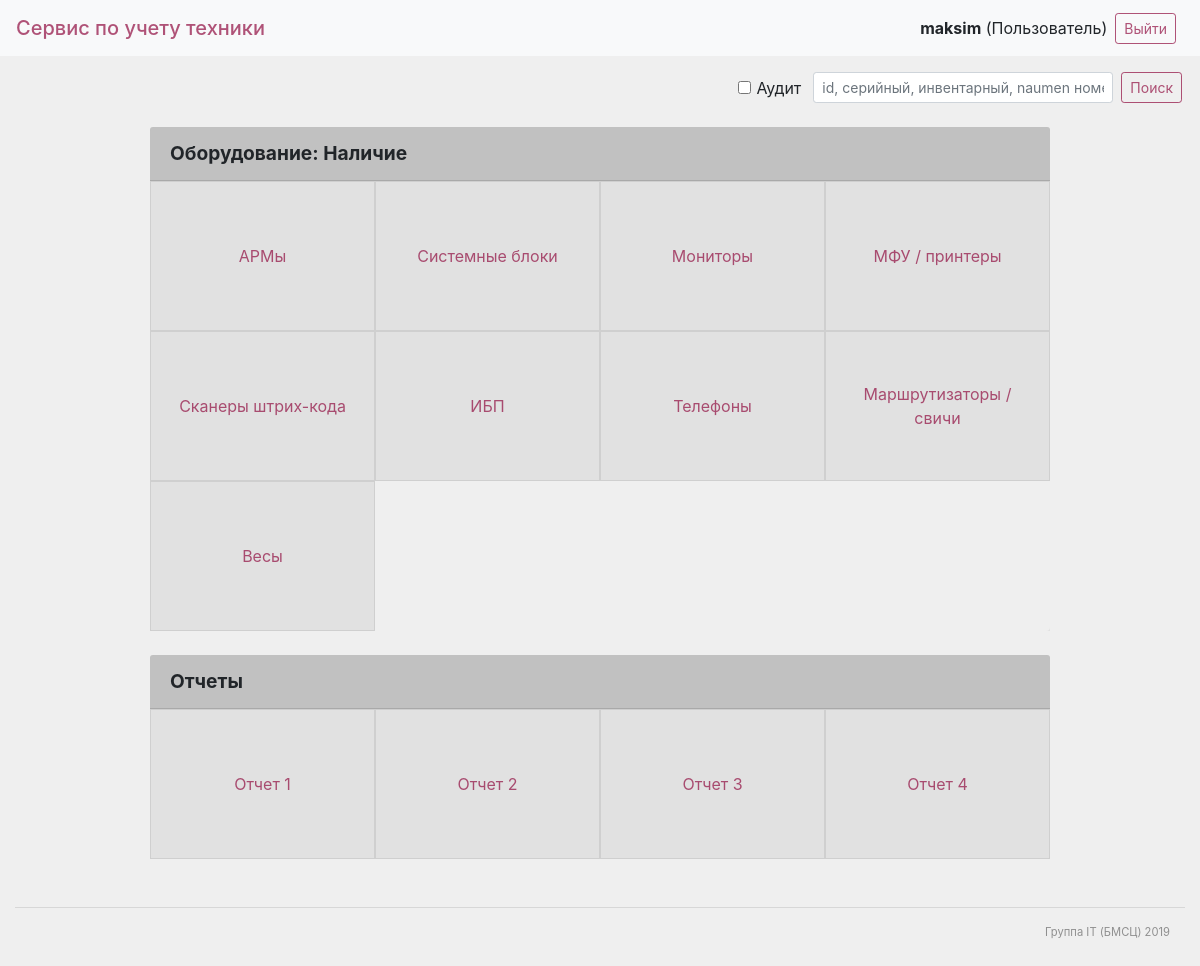
The page /app/home (signed in) on the database as committed earlier.
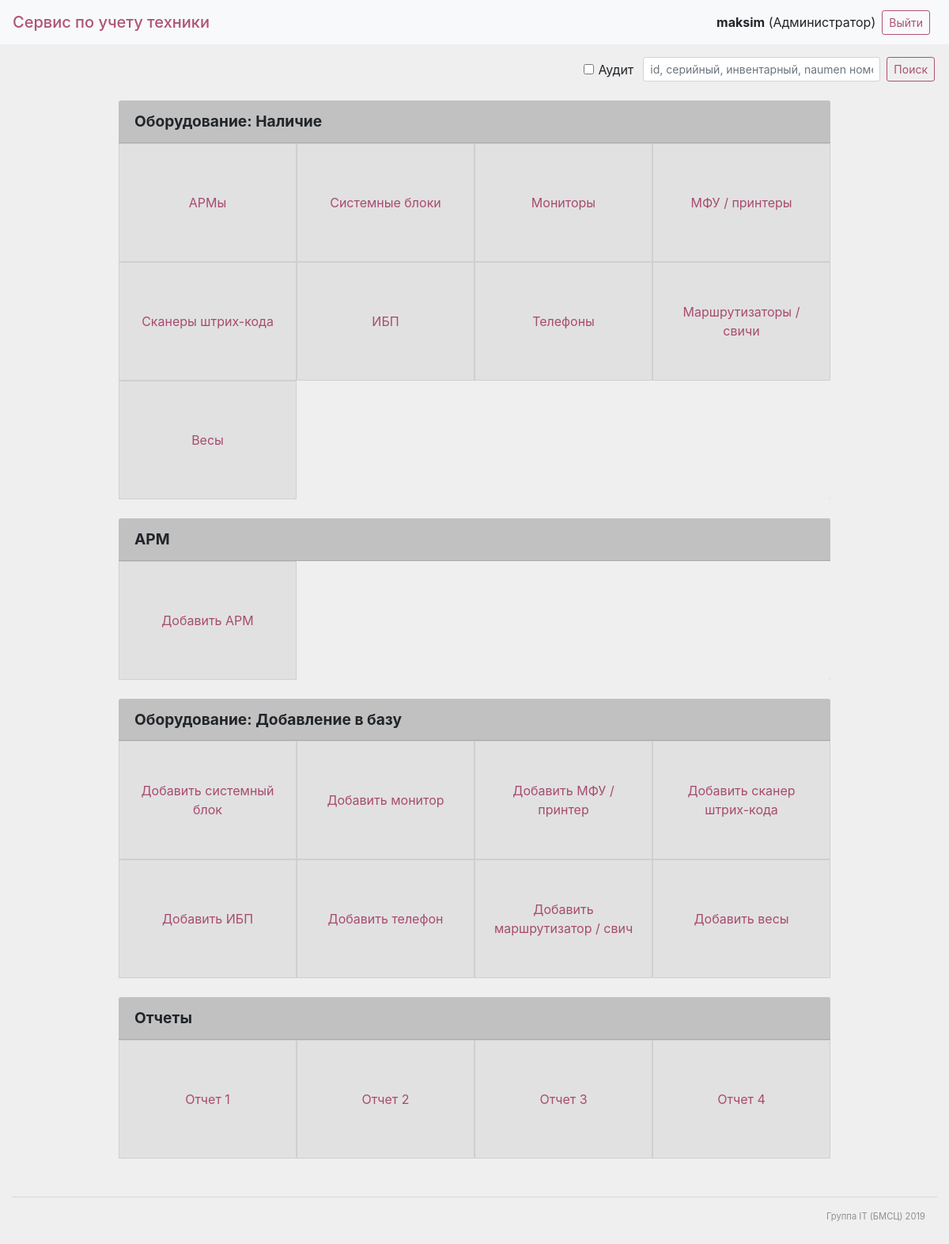
The same page on the database as committed later.
### app/models.py (models this page shows)
class User(AbstractUser):
    roles = (
        ('1', 'Администратор'),
        ('2', 'Пользователь'),
    )
    role = models.CharField(max_length=100, default=2, choices=roles, verbose_name="Роль")

### app/views.py (the view)
# urls.py: 2. Add a URL to urlpatterns:  path('', Home.as_view(), name='home')
class Home(View):
    def get(self, request):
        if request.user.is_authenticated:
            context = {'user': request.user, 'title': 'Главная', 'role': request.user.role}
            return render(request, 'home.html', context=context)
        else:
            return HttpResponseRedirect(reverse('login'))

### templates/home.html (shortened to what the changed rows need)
{% extends "base.html" %}
{% block content %}
<div class="container-fluid">
{% if role == '1' %}
    <div class="row d-flex justify-content-center mx-5 mb-4">
        <div class="card">
            <div class="card-header">
                <b>АРМ</b>
            </div>
            <div class="card-body m-0 p-0">
                <div class="row col-12 d-flex justify-content-start">
                    <a href="{% url 'add_item' 'arm' %}" class="plat col-6 col-sm-4 col-md-3 d-flex align-items-center justify-content-center text-center">Добавить АРМ</a>
                </div>
            </div>
        </div>
    </div>
    <div class="row d-flex justify-content-center mx-5 mb-4">
        <div class="card">
            <div class="card-header">
                <b>Оборудование: Добавление в базу</b>
            </div>
            <div class="card-body m-0 p-0">
                <div class="row col-12 d-flex justify-content-start">
                    <a href="{% url 'add_item' 'unit' %}" class="plat col-6 col-sm-4 col-md-3 d-flex align-items-center justify-content-center text-center">Добавить системный блок</a>
                    <a href="{% url 'add_item' 'monitor' %}" class="plat col-6 col-sm-4 col-md-3 d-flex align-items-center justify-content-center text-center">Добавить монитор</a>
                    <a href="{% url 'add_item' 'printer' %}" class="plat col-6 col-sm-4 col-md-3 d-flex align-items-center justify-content-center text-center">Добавить МФУ / принтер</a>
                    <a href="{% url 'add_item' 'scanner' %}" class="plat col-6 col-sm-4 col-md-3 d-flex align-items-center justify-content-center text-center">Добавить сканер штрих-кода</a>
                    <a href="{% url 'add_item' 'ibp' %}" class="plat col-6 col-sm-4 col-md-3 d-flex align-items-center justify-content-center text-center">Добавить ИБП</a>
                    <a href="{% url 'add_item' 'phone' %}" class="plat col-6 col-sm-4 col-md-3 d-flex align-items-center justify-content-center text-center">Добавить телефон</a>
                    <a href="{% url 'add_item' 'router' %}" class="plat col-6 col-sm-4 col-md-3 d-flex align-items-center justify-content-center text-center">Добавить маршрутизатор / свич</a>
                    <a href="{% url 'add_item' 'scale' %}" class="plat col-6 col-sm-4 col-md-3 d-flex align-items-center justify-content-center text-center">Добавить весы</a>
                </div>
            </div>
        </div>
    </div>
{% endif %}
</div>
{% endblock %}

### templates/base.html (shortened to what this page needs)
<!DOCTYPE html>
{% load static %}
<html lang="en">
<head>
    <link rel="stylesheet" href="https://stackpath.bootstrapcdn.com/bootstrap/4.3.1/css/bootstrap.min.css">
    <link rel="stylesheet" href="https://stackpath.bootstrapcdn.com/font-awesome/4.7.0/css/font-awesome.min.css">
    <link rel="stylesheet" href='{% static "css/main_style.css" %}'>
</head>
<body>
    {% block header %}
    <nav class="navbar navbar-light bg-light">
        <span class="navbar-brand my-0 h1"><a href="{% url 'home' %}">Сервис по учету техники</a></span>
        <form class="form-inline" action="{% url 'logout' %}" method="get">
            <span class="mb-0"><b>{{ user }}</b> ({{ user.get_role_display }})</span>
            <button class="btn btn-sm btn-outline-primary mx-2" type="submit">Выйти</button>
        </form>
    </nav>
	{% endblock %}
    {% block search %}
        <div class="row d-flex justify-content-end my-3">
            <div class="col-12 d-flex justify-content-end">
                <form action="{% url 'search' %}" method="get" class="form-row">
                    <div class="form-check form-check-inline">
                        <input class="form-check-input" type="checkbox" id="audit" name="audit">
                        <label class="form-check-label" for="audit">Аудит</label>
                    </div>
                    <input name="search" type="text" required placeholder="id, серийный, инвентарный, naumen номер" class="form-control form-control-sm" style="width: 300px">
                    <button class="btn btn-sm btn-outline-primary mx-2" type="submit">Поиск</button>
                </form>
            </div>
        </div>
    {% endblock %}
    {% block content %}{% endblock %}
    {% block footer %}
        <div class="container-fluid my-5 footer">
            <hr>
            <div class="row d-flex justify-content-end">
                <div class="col-5 d-flex justify-content-end">Группа IT (БМСЦ) 2019</div>
            </div>
        </div>
    {% endblock %}
</body>
</html>

Rows that differ between the two databases and show on the page:
changed User "maksim": role "Пользователь" → "Администратор"
Other text that changed with them:
text now shown: "АРМ Добавить АРМ Оборудование: Добавление в базу Добавить системный блок Добавить монитор Добавить МФУ / принтер Добавить сканер штрих-кода Добавить ИБП Добавить телефон Добавить маршрутизатор / свич Добавить весы"
